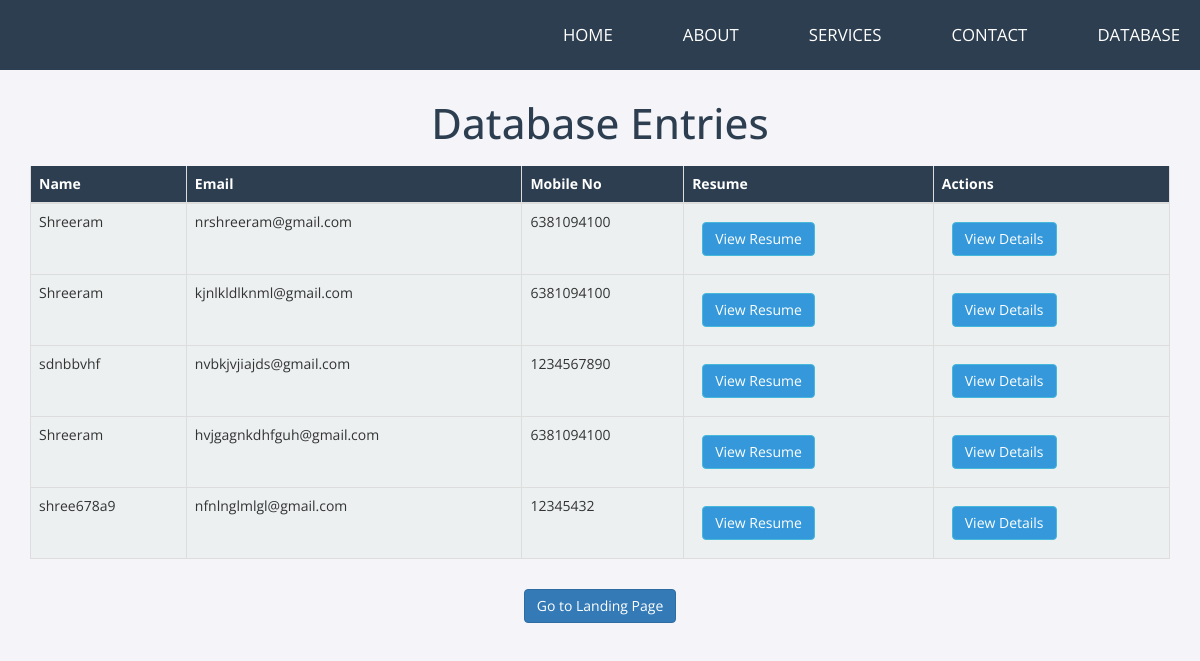
The app's page /entries/ with its own data.
### myapp/models.py (models this page shows, shortened)
class database(models.Model):
    Name=models.CharField(max_length=40)
    Email=models.EmailField(unique=True)
    Mobile_no=models.CharField(max_length=12)
    Resume=models.FileField(upload_to='resume/')

### myapp/views.py (the view)
# urls.py: path('entries/', DatabaseListView.as_view(), name='database_list'),
class DatabaseListView(ListView):
    model = database
    template_name = 'database_list.html'
    context_object_name = 'entries'

### templates/database_list.html (shortened to what this page needs)
<!DOCTYPE html>
<html lang="en">
<head>
    <link rel="stylesheet" href="https://maxcdn.bootstrapcdn.com/bootstrap/3.4.1/css/bootstrap.min.css">
</head>
<body>
    <nav>
        <ul class="nav navbar-nav navbar-right">
            <li><a href="{% url 'landing_page' %}">Home</a></li>
            <li><a href="#about">About</a></li>
            <li><a href="#services">Services</a></li>
            <li><a href="#contact">Contact</a></li>
            <li><a href="{% url 'database_list' %}">Database</a></li>
        </ul>
    </nav>
    <div class="container">
        <h1>Database Entries</h1>
        <table class="table">
            <thead>
                <tr>
                    <th>Name</th>
                    <th>Email</th>
                    <th>Mobile No</th>
                    <th>Resume</th>
                    <th>Actions</th>
                </tr>
            </thead>
            <tbody>
                {% for entry in entries %}
                    <tr>
                        <td>{{ entry.Name }}</td>
                        <td>{{ entry.Email }}</td>
                        <td>{{ entry.Mobile_no }}</td>
                        <td>
                            {% if entry.Resume %}
                                <a href="{{ entry.Resume.url }}" class="btn btn-info" target="_blank">View Resume</a>
                            {% else %}
                                No Resume
                            {% endif %}
                        </td>
                        <td>
                            <a href="{% url 'database_detail' entry.pk %}" class="btn btn-info">View Details</a>
                        </td>
                    </tr>
                {% empty %}
                    <tr>
                        <td colspan="5" class="text-center">No entries found</td>
                    </tr>
                {% endfor %}
            </tbody>
        </table>
        <div class="text-center">
            <a href="{% url 'landing_page' %}" class="btn btn-primary">Go to Landing Page</a>
        </div>
    </div>
</body>
</html>

### templates/database_list.html (style rules this page uses)
body { font-family: 'Open Sans', sans-serif; background-color: #f4f4f9; color: #333; }
nav { position: fixed; top: 0; left: 0; width: 100%; background-color: #2c3e50; padding: 10px 0; z-index: 100; }
nav ul { display: flex; justify-content: center; list-style: none; }
nav ul li { margin: 0 20px; }
nav ul li a { color: white; text-decoration: none; font-size: 1.2em; text-transform: uppercase; padding: 10px 20px; transition: background-color 0.3s ease; }
.container { margin-top: 80px; }
h1 { text-align: center; font-size: 3em; margin-bottom: 20px; color: #2c3e50; }
.table { width: 100%; margin-top: 20px; border-collapse: collapse; }
.table th, .table td { padding: 12px; text-align: left; border: 1px solid #ddd; }
.table th { background-color: #2c3e50; color: white; }
.table td { background-color: #ecf0f1; }
.table tr:nth-child(even) { background-color: #f2f2f2; }
.btn { margin: 10px; }
.btn-info { background-color: #3498db; color: white; }

### records on screen
database: Name "Shreeram", Email "nrshreeram@gmail.com", Mobile_no "6381094100"
database: Name "Shreeram", Email "kjnlkldlknml@gmail.com", Mobile_no "6381094100"
database: Name "sdnbbvhf", Email "nvbkjvjiajds@gmail.com", Mobile_no "1234567890"
database: Name "Shreeram", Email "hvjgagnkdhfguh@gmail.com", Mobile_no "6381094100"
database: Name "shree678a9", Email "nfnlnglmlgl@gmail.com", Mobile_no "12345432"
